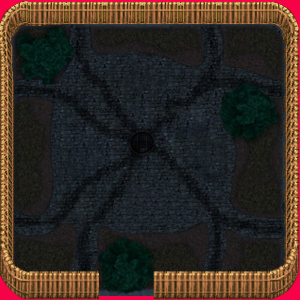

The image is a tile-based game level rendered from a .tmx file. Its description and source (layers, tilesets, objects; grid data summarised) follow:
An orthogonal 15x15 tile map with 20x20 px tiles, 2 tile layers (colisiones, escenario), 2 tilesets.

<map version="1.0" orientation="orthogonal" width="15" height="15" tilewidth="20" tileheight="20">
 <tileset firstgid="1" name="escenario" tilewidth="20" tileheight="20">
  <image source="escenario.png" trans="ff00ff" width="300" height="300" />
 </tileset>
 <tileset firstgid="226" name="colisionTile" tilewidth="20" tileheight="20">
  <image source="colisionTile.png" trans="ff00ff" width="20" height="20" />
 </tileset>
 <layer name="colisiones" width="15" height="15">
  <data>[225 cells, 117 non-empty, 1 distinct tile ids]</data>
 </layer>
 <layer name="escenario" width="15" height="15">
  <data>[225 cells, 225 non-empty, 225 distinct tile ids]</data>
 </layer>
</map>